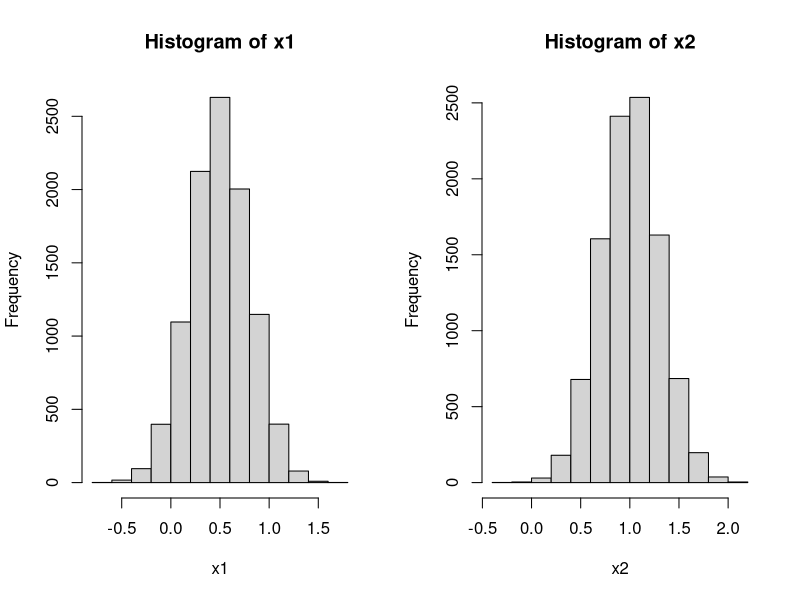

Source code (R): (Note: this script raises an error after producing the figure.)
set.seed(1);x1 <- rnorm(10000,0.5,0.3);head(x1)
set.seed(2);x2 <- rnorm(10000,1.0,0.3);head(x2)

#同じ乱数を生成するためset.seed()指定
#rnormで10000個サンプル生成

## 単純なヒストグラム

par(mfrow=c(1,2)) 
hist(x1)
hist(x2)

## ggplot用データ形式変換

二つをリスト化してggplotで一つのグラフにできるようにスタックする
List <- list(x1=x1,x2=x2);head(List[[1]]);head(List[[2]])

Df <- stack(List);head(Df)

names(Df) <- c("result","Factor") #全て指定して名称変更
#names(Df)[1] <- "result"　個別に変更の場合はこの記述
#names(Df)[2] <- "Factor"
head(Df)


## 単純なヒストグラム
hist(Df$result)

## ggplot hist積み重ね
library(ggplot2)
ggplot(Df)+
  geom_histogram((aes(x=result,fill=Factor)))


## ggplot hist/重ねて描く、透明化、幅指定

A <- ggplot(Df)
B <- A+  geom_histogram((aes(x=result,fill=Factor)),
                        position="identity", #重ね書き指定
                        alpha=0.5, #透明化
                        binwidth = 0.1) #幅指定
B




## 軸と軸ラベルのフォントサイズ変更
C <- B+theme(axis.text = element_text(size=14), #軸
             axis.title = element_text(size=14))#軸ラベル
C


## 95%上限の部分を追加
x1_95 <- round(qnorm(0.95,0.5,0.3),2);x1_95
x2_95<- round(qnorm(0.95,1,0.3),2);x2_95

D <- C + geom_vline(xintercept=x1_95,color="red")+
  annotate("text", x=0.7, y=100, label="x1 95%上限",
           family="serif",fontface="italic",colour="red",size=3)+
  geom_vline(xintercept = x2_95)+
  annotate("text", x=1.8, y=200, label="x2 95%上限",
           family="serif",fontface="italic",colour="black",size=3)
#yに線引くときはgeom_hline(yintercept=1000)
D



## 密度曲線、コメントも追加
E <- A+  geom_histogram((aes(x=result,y=..density..,fill=Factor)),
                        position="identity", #重ね書き指定
                        alpha=0.5, #透明化
                        binwidth = 0.1) +#幅指定
  geom_density(aes(x=result,fill=Factor),alpha=0.2)+
  geom_vline(xintercept=x1_95,color="red")+
  annotate("text", x=0.7, y=0.1, label="x1 95%上限",
           family="serif",fontface="italic",colour="red",size=3)+
  annotate("text", x=0.7, y=0.05, label=x1_95, #数値記載
           family="serif",fontface="italic",colour="red",size=3)+
  geom_vline(xintercept = x2_95)+
  annotate("text", x=1.8, y=0.2, label="x2 95%上限",
           family="serif",fontface="italic",colour="black",size=3)+
  annotate("text", x=1.8, y=0.15, label=x2_95, #数値記載
           family="serif",fontface="italic",colour="black",size=3)
E
